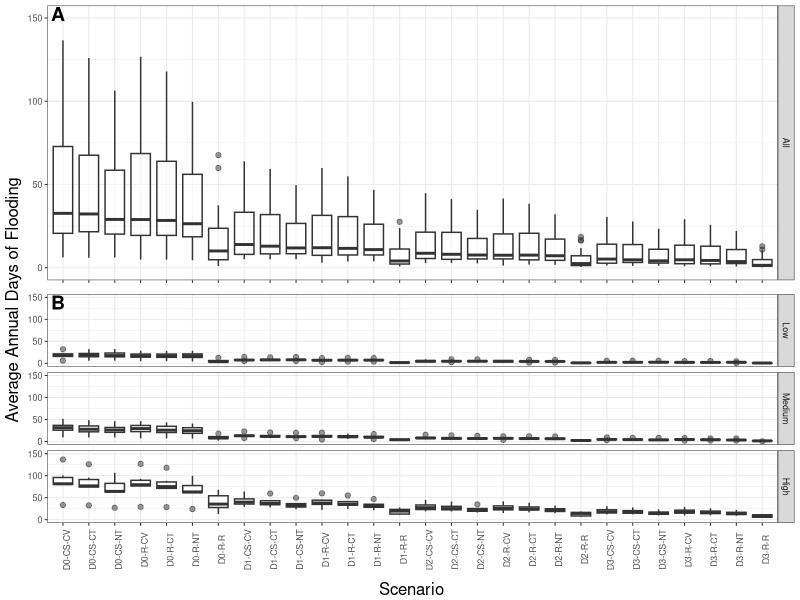
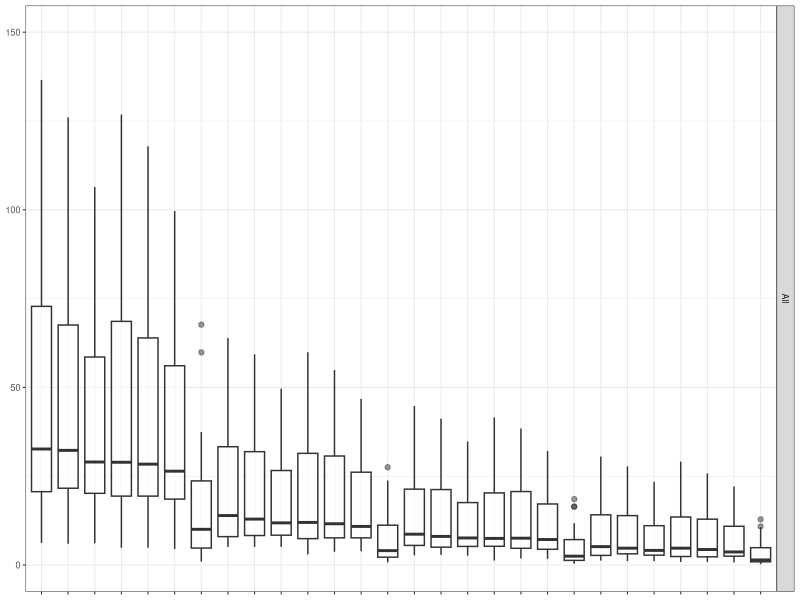
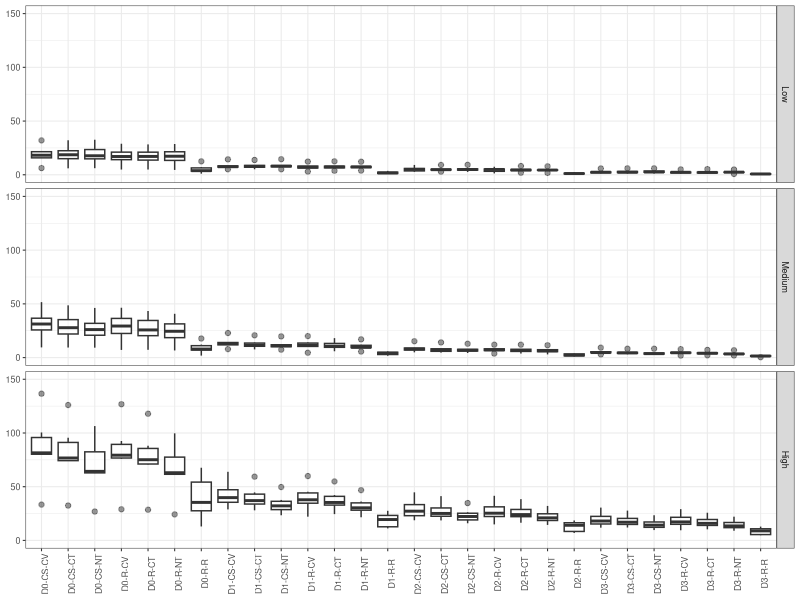
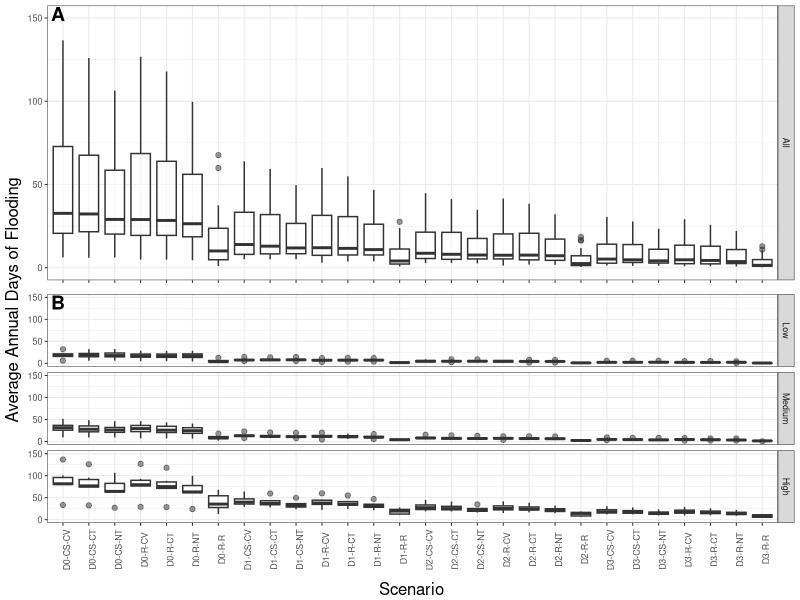

The R source for these figures, in order:
## ---- chunk 1
knitr::opts_chunk$set(echo = TRUE)
## ---- chunk 2
library(tidyr)
library(dplyr)
library(ggplot2)
library(ggpubr)
## ---- chunk 3
days.data.drain.all <- read.csv("CH3_days_flooded.csv", header=T, sep=",")
days.data.drain.all$all <- c(rep("All", length(days.data.drain.all$X)))
## ---- chunk 4
# create graph for annual ponded days for all variables
# 
# days.data.drain.all <-
#   rbind(days.data.drain0, days.data.drain1, days.data.drain2,days.data.drain3)
# days.data.drain.all <-
#   rbind(
#     days.data.CSCV,
#     days.data.CSCT,
#     days.data.CSNT,
#     days.data.RCV,
#     days.data.RCT,
#     days.data.RNT,
#     days.data.RR
#   )

# days.data.drain.all$code[days.data.drain.all$code == "DX-R-CV"] <- "D0-R-CV"
# days.data.drain.all$bins <- character(length(days.data.drain.all$Pothole))
# days.data.drain.all$bins <- c(rep("No Drainage", 126),rep("SS Drainage", 126),rep("SS + SI", 126),rep("SS + Multiple SI", 126))

# head(days.data.drain.all)
# 
days.data.drain.all$code2 <-
  factor(
    days.data.drain.all$code,
    levels = c(
      "D0-CS-CV",
      "D0-CS-CT",
      "D0-CS-NT",
      "D0-R-CV",
      "D0-R-CT",
      "D0-R-NT",
      "D0-R-R",
      "D1-CS-CV",
      "D1-CS-CT",
      "D1-CS-NT",
      "D1-R-CV",
      "D1-R-CT",
      "D1-R-NT",
      "D1-R-R",
      "D2-CS-CV",
      "D2-CS-CT",
      "D2-CS-NT",
      "D2-R-CV",
      "D2-R-CT",
      "D2-R-NT",
      "D2-R-R",
      "D3-CS-CV",
      "D3-CS-CT",
      "D3-CS-NT",
      "D3-R-CV",
      "D3-R-CT",
      "D3-R-NT",
      "D3-R-R"
    )
  )


boxplot.function.partitioned.no.wetness2 <- function(data.df, title, nm, supp.labs, labnms) {
  
  png(paste("days_all_",nm,".png"), width=800, height=400)
  
  plot.avg.annual.by.wetness <- ggplot(data=data.df, aes(x=code2, y=value))+
    geom_boxplot(alpha=0.5) +
    facet_grid(rows=vars(all)) +
    theme_bw(base_size = 8) +
    theme(axis.text.x =element_blank()) +
    ylim(0, 150)+
    labs(
      y = NULL,
      x = NULL#,
      # title = title
    )
  
  return(plot.avg.annual.by.wetness)
  
}
# boxplot.function.partitioned2 <-
#   function(data.df, title, nm, supp.labs, labnms) {
#     # png(paste("days.", nm, ".png"),
#         # width = 700,
#         # height = 700)
#     
#     plot.avg.annual.by.wetness <-
#       ggplot(data = data.df, aes(x = code, y = value)) +
#       geom_boxplot(alpha = 0.5) +
#       facet_grid(rows = vars(Pothole)
#                  # ,
#                  # labeller = labeller(
#                  #   Pothole = c(high = "High Precip", low = "Low Precip",
#                  #               med = "Medium Precip")
#                  # )
#                  ) +
#       theme_bw(base_size = 9)+
#       theme(axis.text.x = element_text(angle = 90)) +
#       ylim(0, 150) +
#       labs(y = "Average Annual Days of Flooding",
#            x = "Simulated Scenario",
#            title = title)
#     
#     return(plot.avg.annual.by.wetness)
#     
#   }

boxplot.function.partitioned <- function(data.df, title, nm, supp.labs, labnms) {
  
  df <- data.df
  df$wetness2 <- factor(df$wetness, levels = c("low", "med", "high"))
  
  # png(paste("days.",nm,".png"), width=700, height=700)
  
  plot.avg.annual.by.wetness <- ggplot(data=df, aes(x=code2, y=value))+
    geom_boxplot(alpha=0.5) +
    facet_grid(rows=vars(wetness2),
               labeller = labeller(wetness2 = c(high = "High", low="Low",
                                               med="Medium"))) +
    theme_bw(base_size = 8) +
    theme(axis.text.x =element_text(angle = 90)) +
    ylim(0, 150)+
    labs(
      y = NULL,
      x = NULL
    )
  
  return(plot.avg.annual.by.wetness)
  
}

fig4.2 <- 
  boxplot.function.partitioned.no.wetness2(days.data.drain.all, "All Data", "alldata", simulation_shortIDs2, simulation_names2)
# dev.off()

fig4.2data <- as.data.frame(layer_data(fig4.2, 1))
# lapply(fig4.2data, function(x) write.table( data.frame(x), 'test.csv'  , append= T, sep=',' ))

fig4.2b <- 
  boxplot.function.partitioned(days.data.drain.all, "All Data", "alldata", simulation_shortIDs2, simulation_names2)
# dev.off()

# fig4.2c <- boxplot.function.partitioned2(days.data.drain.all, "All Data", "alldata2", simulation_shortIDs2, simulation_names2)
# dev.off()

fig4.2bdata <- as.data.frame(layer_data(fig4.2b, 1))
# lapply(fig4.2bdata, function(x) write.table( data.frame(x), 'test2.csv'  , append= T, sep=',' ))
## ---- chunk 5
fig4.2
## ---- chunk 6
fig4.2b
# fig4.2c
## ---- chunk 7
png("Fig4_DaysInundated.png", width = 135, height = 150, units = "mm", res=300)
FigDays <- ggarrange(fig4.2, fig4.2b, 
          ncol = 1, labels = c("A", "B"), hjust = c(-2))
annotate_figure(FigDays, left=text_grob("Average Annual Days of Flooding", rot = 90),
                bottom=text_grob("Scenario"))
dev.off()

FigDays <- ggarrange(fig4.2, fig4.2b, 
          ncol = 1,labels = c("A", "B"), hjust = c(-2))
annotate_figure(FigDays, left=text_grob("Average Annual Days of Flooding", rot = 90),
                bottom=text_grob("Scenario"))
